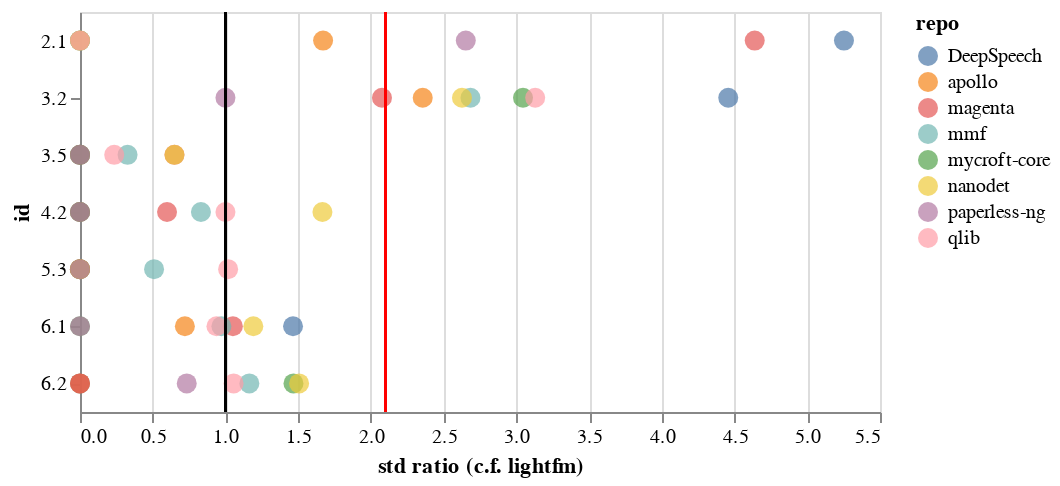

This figure's notebook cell:
### Code cell
F = stds.drop(index='lightfm') / stds.loc['lightfm']

base = alt.Chart(
    F.melt(ignore_index=False).reset_index()[['repo', 'id', 'value']]
).transform_calculate(
    benchmark="1",
    threshold=f"{scipy.stats.f.ppf(0.975, 29, 29)}"
)

point = base.mark_point(
    filled=True,
    size=100,
).encode(
    x=alt.X('value:Q').title("std ratio (c.f. lightfm)"),
    y='id:N',
    color='repo',
    tooltip='repo'
).properties(
    height=200,
    width=400
)

point \
+ base.mark_rule(color='black').encode(x="benchmark:Q") \
+ base.mark_rule(color='red').encode(x="threshold:Q")
# jitter instead of mark_point <-- prompt vs. repo problem?
# prompt: sd of checklist item for all repo is high
# repo: most of repo have low sd, the repo we're looking at has outlier

### Figure 1 — Vega-Lite specification as saved in the notebook (floating-point values rounded to 4 significant figures)
{"config": {"view": {"continuousWidth": 300, "continuousHeight": 300}}, "layer": [{"mark": {"type": "point", "filled": true, "size": 100}, "encoding": {"color": {"field": "repo", "type": "nominal"}, "tooltip": {"field": "repo", "type": "nominal"}, "x": {"field": "value", "title": "std ratio (c.f. lightfm)", "type": "quantitative"}, "y": {"field": "id", "type": "nominal"}}, "transform": [{"calculate": "1", "as": "benchmark"}, {"calculate": "2.100995817284212", "as": "threshold"}]}, {"mark": {"type": "rule", "color": "black"}, "encoding": {"x": {"field": "benchmark", "type": "quantitative"}}, "transform": [{"calculate": "1", "as": "benchmark"}, {"calculate": "2.100995817284212", "as": "threshold"}]}, {"mark": {"type": "rule", "color": "red"}, "encoding": {"x": {"field": "threshold", "type": "quantitative"}}, "transform": [{"calculate": "1", "as": "benchmark"}, {"calculate": "2.100995817284212", "as": "threshold"}]}], "data": {"name": "data-bf73d5a667a373948920e49381ff5c49"}, "height": 200, "width": 400, "$schema": "https://vega.github.io/schema/vega-lite/v5.17.0.json", "datasets": {"data-bf73d5a667a373948920e49381ff5c49": [{"repo": "DeepSpeech", "id": "2.1", "value": 5.252}, {"repo": "apollo", "id": "2.1", "value": 1.671}, {"repo": "magenta", "id": "2.1", "value": 4.639}, {"repo": "mmf", "id": "2.1", "value": 0.0}, {"repo": "mycroft-core", "id": "2.1", "value": 0.0}, {"repo": "nanodet", "id": "2.1", "value": 0.0}, {"repo": "paperless-ng", "id": "2.1", "value": 2.652}, {"repo": "qlib", "id": "2.1", "value": 0.0}, {"repo": "DeepSpeech", "id": "3.2", "value": 4.457}, {"repo": "apollo", "id": "3.2", "value": 2.356}, {"repo": "magenta", "id": "3.2", "value": 2.076}, {"repo": "mmf", "id": "3.2", "value": 2.685}, {"repo": "mycroft-core", "id": "3.2", "value": 3.046}, {"repo": "nanodet", "id": "3.2", "value": 2.626}, {"repo": "paperless-ng", "id": "3.2", "value": 1.0}, {"repo": "qlib", "id": "3.2", "value": 3.129}, {"repo": "DeepSpeech", "id": "3.5", "value": 0.0}, {"repo": "apollo", "id": "3.5", "value": 0.0}, {"repo": "magenta", "id": "3.5", "value": 0.6494}, {"repo": "mmf", "id": "3.5", "value": 0.3269}, {"repo": "mycroft-core", "id": "3.5", "value": 0.0}, {"repo": "nanodet", "id": "3.5", "value": 0.6494}, {"repo": "paperless-ng", "id": "3.5", "value": 0.0}, {"repo": "qlib", "id": "3.5", "value": 0.2353}, {"repo": "DeepSpeech", "id": "4.2", "value": 0.0}, {"repo": "apollo", "id": "4.2", "value": 0.0}, {"repo": "magenta", "id": "4.2", "value": 0.5984}, {"repo": "mmf", "id": "4.2", "value": 0.8315}, {"repo": "mycroft-core", "id": "4.2", "value": 0.0}, {"repo": "nanodet", "id": "4.2", "value": 1.667}, {"repo": "paperless-ng", "id": "4.2", "value": 0.0}, {"repo": "qlib", "id": "4.2", "value": 1.0}, {"repo": "DeepSpeech", "id": "5.3", "value": 0.0}, {"repo": "apollo", "id": "5.3", "value": 0.0}, {"repo": "magenta", "id": "5.3", "value": 0.0}, {"repo": "mmf", "id": "5.3", "value": 0.5092}, {"repo": "mycroft-core", "id": "5.3", "value": 0.0}, {"repo": "nanodet", "id": "5.3", "value": 0.0}, {"repo": "paperless-ng", "id": "5.3", "value": 0.0}, {"repo": "qlib", "id": "5.3", "value": 1.018}, {"repo": "DeepSpeech", "id": "6.1", "value": 1.465}, {"repo": "apollo", "id": "6.1", "value": 0.7211}, {"repo": "magenta", "id": "6.1", "value": 1.051}, {"repo": "mmf", "id": "6.1", "value": 0.9721}, {"repo": "mycroft-core", "id": "6.1", "value": 0.0}, {"repo": "nanodet", "id": "6.1", "value": 1.192}, {"repo": "paperless-ng", "id": "6.1", "value": 0.0}, {"repo": "qlib", "id": "6.1", "value": 0.9381}, {"repo": "DeepSpeech", "id": "6.2", "value": 0.0}, {"repo": "apollo", "id": "6.2", "value": 0.0}, {"repo": "magenta", "id": "6.2", "value": 0.0}, {"repo": "mmf", "id": "6.2", "value": 1.164}, {"repo": "mycroft-core", "id": "6.2", "value": 1.468}, {"repo": "nanodet", "id": "6.2", "value": 1.506}, {"repo": "paperless-ng", "id": "6.2", "value": 0.7338}, {"repo": "qlib", "id": "6.2", "value": 1.056}]}}
